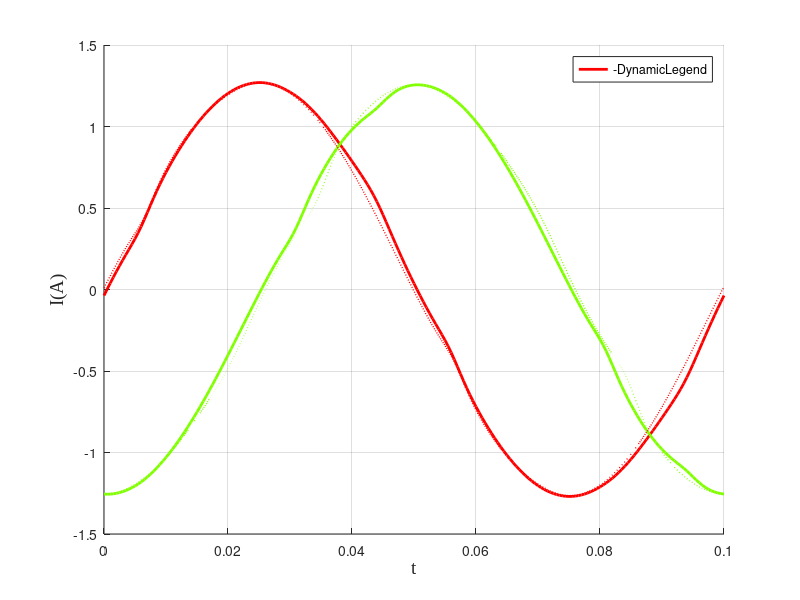
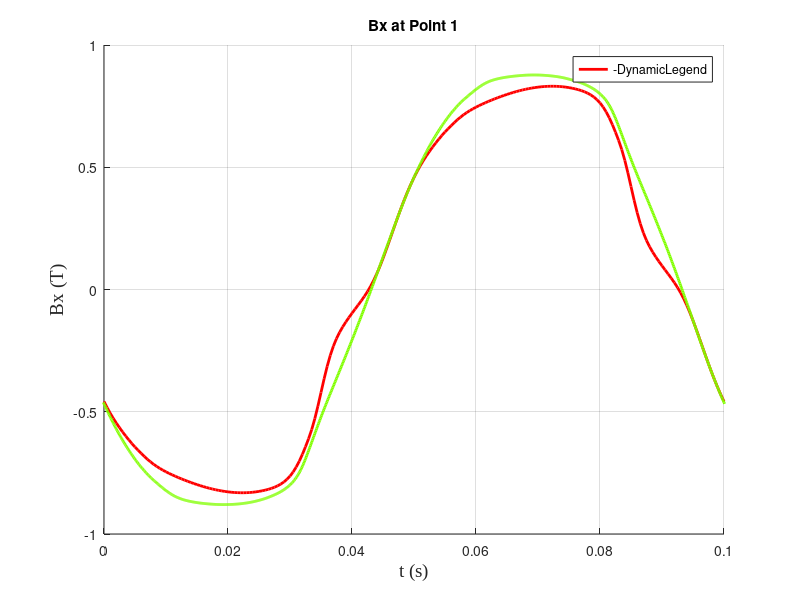
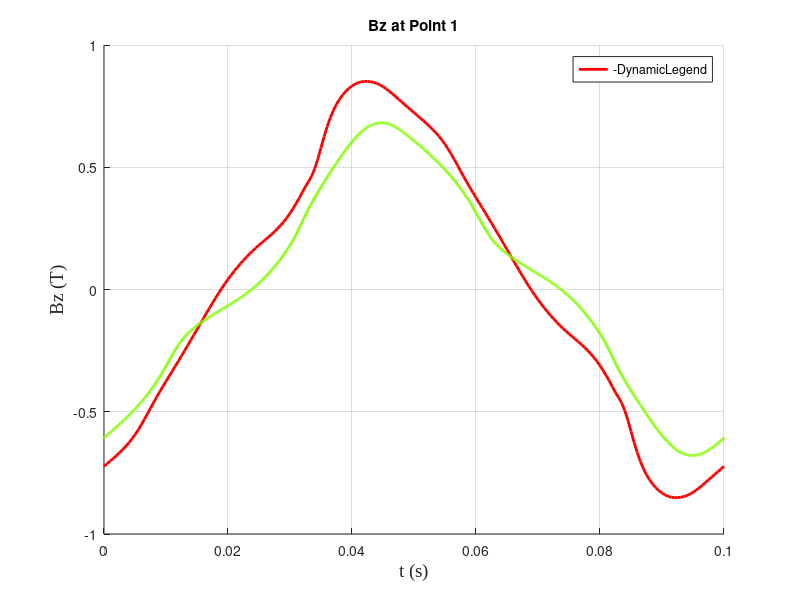
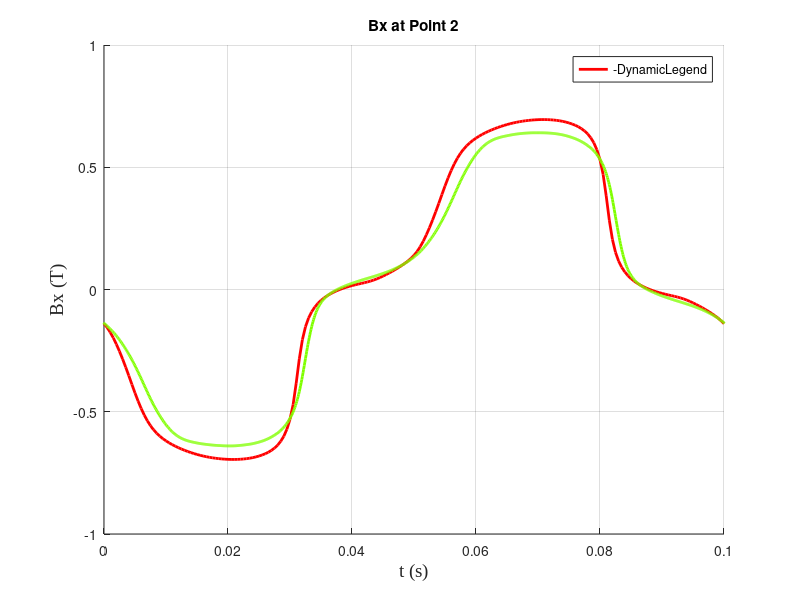

The MATLAB script that drew these images, in order:
% Results from C. Guerin (Flux)
% Measurements from Team32

% variables: 
% with t => transversal; with r=>rolling 
% with 1 => point 1 => coil C1-C2
% with 2 => point 2 => coil C3-C4

% voltage
% tV, V1t, V2t, V1r, V2r, tVm, V1m, V2m
% current
% tI, I1t, I2t, I1r, I2r, tIm, I1m, I2m

% H B at point 1
% t1 Hx1t Hz1t Bx1t Bz1t Hx1r Hz1r Bx1r Bz1r tm1 Bx1m Bz1m 

% H B at point 2
% t2 Hx2t Hz2t Bx2t Bz2t Hx2r Hz2r Bx2r Bz2r tm2 Bx2m Bz2m 

% load measurements and Flux results
load('results_flux/results_flux_measurements.mat')

Flag_res2d=0;
Flag_res3d=0;
Flag_save=0;

path_res=''; % path where res_saved or res3d_saved are located

% load GetDP result
% 2D
if (exist([path_res,'res_saved'],'file'))
Flag_res2d=1;
tI1=load([path_res,'res_saved/I1.dat']);
tI2=load([path_res,'res_saved/I2.dat']);
thb1 = load([path_res,'res_saved/hbp_1.dat']); % (2:t 6:hx 7:hy 8:hz 10:bx 11:by 12:bz)
thb2 = load([path_res,'res_saved/hbp_2.dat']);
end

% 3D
if (exist([path_res,'res3d_saved'],'file'))
Flag_res3d=1;
tI1_=load([path_res,'res3d_saved/I1.dat']);
tI2_=load([path_res,'res3d_saved/I2.dat']);
thb1_ = load([path_res,'res3d_saved/hbp_1.dat']); % (2:t 6:hx 7:hy 8:hz 10:bx 11:by 12:bz)
thb2_ = load([path_res,'res3d_saved/hbp_2.dat']);
end

Freq = 10;
Period = 1/Freq;
nbsteps=250; % steps per period

nbsteps3d=300; % steps per period, 3d

cc=hsv(4); % 3 colors
myfontsize = 14;

figure(1), hold on, axis([0 0.1 -1.5 1.5]), grid on,
plot(tI, I1r, 'color', cc(1,:), 'LineWidth',2, 'DisplayName','I1 (Flux)')
plot(tI, I2r, 'color', cc(2,:), 'LineWidth',2, 'DisplayName','I2 (Flux)')
plot(tIm, I1m, ':', 'color', cc(1,:), 'LineWidth',1, 'DisplayName','I1 (meas)')
plot(tIm, I2m, ':', 'color', cc(2,:),'LineWidth',1, 'DisplayName','I2 (meas)')
if (Flag_res2d)
plot(tI1(end-nbsteps:end,1)-tI1(end-nbsteps,1), tI1(end-nbsteps:end,2), 'color', cc(3,:), 'LineWidth',2, ...
     'DisplayName','I1 GetDP 2D')
plot(tI2(end-nbsteps:end,1)-tI2(end-nbsteps,1), -tI2(end-nbsteps:end,2), 'color', cc(3,:), 'LineWidth',1, ...
     'DisplayName','I2 GetDP 2D')
end
if (Flag_res3d)
plot(tI1_(end-nbsteps3d:end,1)-tI1_(end-nbsteps3d,1), tI1_(end-nbsteps3d:end,2), 'color', cc(3,:), 'LineWidth',2, ...
     'DisplayName','I1 GetDP 3D')
plot(tI2_(end-nbsteps3d:end,1)-tI2_(end-nbsteps3d,1), -tI2_(end-nbsteps3d:end,2), 'color', cc(3,:), 'LineWidth',1, ...
     'DisplayName','I2 GetDP 3D')
end
ylabel('I(A)','FontName','Times New Roman','FontSize',myfontsize)
xlabel('t','FontName','Times New Roman','FontSize',myfontsize)
legend('-DynamicLegend','Location','Best');%Best
hold off
%
if (Flag_save)
saveas(figure(1), 'currents.eps', 'eps2c')
end


%%%%%%%%%%%%%%%%%%%%%%%%%%%%%%%%%%%%%%%%%%%%%%%%%%%%%%%%%%%%%%%%%
if (Flag_res2d)
nend= size(thb1,1);
pp = 1 ; % 1 period ...
ti = nend-pp*nbsteps;  %end-nbsteps-1:end
te = ti+pp*nbsteps;
end
if (Flag_res3d)
%3d case
nend_= size(thb1_,1);
pp_ = 0 ; % 1 period ...
ti_ = 1 ;%nend_-pp_*nbsteps3d;  %end-nbsteps-1:end
te_ = nend_;%ti+pp_*nbsteps3d;
end


figure(2), hold on, axis([0 0.1 -1 1]),grid on,
plot(t1,  Bx1r, 'color', cc(1,:), 'LineWidth',2, 'DisplayName','Flux')
plot(tm1-0.0248, Bx1m, 'color', cc(2,:), 'LineWidth',2, 'DisplayName','meas')
if (Flag_res2d)
plot(thb1(ti:te,2)-thb1(ti,2), thb1(ti:te,9), 'color', cc(3,:), ...
     'LineWidth',2, 'DisplayName','GetDP 2D')
end
if (Flag_res3d)
plot(thb1_(ti_:te_,2)-thb1_(ti_,2), thb1_(ti_:te_,9), 'color', cc(4,:), ...
     'LineWidth',2, 'DisplayName','GetDP 3D')
end
ylabel('Bx (T)','FontName','Times New Roman','FontSize',myfontsize)
xlabel('t (s)','FontName','Times New Roman','FontSize',myfontsize)
title('Bx at Point 1')
legend('-DynamicLegend','Location','Best');%Best
hold off
if (Flag_save)
saveas(figure(2), 'bx_pnt1.eps', 'eps2c')
end


figure(3), hold on, axis([0 0.1 -1 1]),grid on,
plot(t1,  Bz1r, 'color', cc(1,:), 'LineWidth',2, 'DisplayName','Flux')
plot(tm1-0.0248, Bz1m, 'color', cc(2,:), 'LineWidth',2, ...
     'DisplayName','meas')
if (Flag_res2d)
plot(thb1(ti:te,2)-thb1(ti,2), thb1(ti:te,10), 'color', cc(3,:), ...
     'LineWidth',2, 'DisplayName','GetDP 2D')
end
if (Flag_res3d)
plot(thb1_(ti_:te_,2)-thb1_(ti_,2), thb1_(ti_:te_,10), 'color', cc(4,:), ...
     'LineWidth',2, 'DisplayName','GetDP 3D')
end
ylabel('Bz (T)','FontName','Times New Roman','FontSize',myfontsize)
xlabel('t (s)','FontName','Times New Roman','FontSize',myfontsize)
title('Bz at Point 1')
legend('-DynamicLegend','Location','Best');%Best
hold off
if (Flag_save)
saveas(figure(3), 'bz_pnt1.eps', 'eps2c')
end

%

figure(4), hold on, axis([0 0.1 -1 1]),grid on,
plot(t2,  Bx2r, 'color', cc(1,:), 'LineWidth',2, 'DisplayName','Flux')
plot(tm2-0.0248, Bx2m, 'color', cc(2,:), 'LineWidth',2, ...
     'DisplayName','meas')
if (Flag_res2d)
plot(thb2(ti:te,2)-thb2(ti,2), thb2(ti:te,9), 'color', cc(3,:), ...
     'LineWidth',2, 'DisplayName','GetDP 2D')
end
if (Flag_res3d)
plot(thb2_(ti_:te_,2)-thb1_(ti_,2), thb2_(ti_:te_,9), 'color', cc(4,:), ...
     'LineWidth',2, 'DisplayName','GetDP 3D')
end
ylabel('Bx (T)','FontName','Times New Roman','FontSize',myfontsize)
xlabel('t (s)','FontName','Times New Roman','FontSize',myfontsize)
title('Bx at Point 2')
legend('-DynamicLegend','Location','Best');%Best
hold off
if (Flag_save)
saveas(figure(4), 'bx_pnt2.eps', 'eps2c')
end

figure(5), hold on, axis([0 0.1 -1.5 1.5]),grid on,
plot(t2,  Bz2r, 'color', cc(1,:), 'LineWidth',2, 'DisplayName','Flux')
plot(tm2-0.0248, Bz2m, 'color', cc(2,:), 'LineWidth',2, ...
     'DisplayName','meas')
if (Flag_res2d)
plot(thb2(ti:te,2)-thb2(ti,2), thb2(ti:te,10), 'color', cc(3,:), ...
     'LineWidth',2, 'DisplayName','GetDP 2D')
end
if (Flag_res3d)
plot(thb2_(ti_:te_,2)-thb1_(ti_,2), thb2_(ti_:te_,10), 'color', cc(4,:), ...
     'LineWidth',2, 'DisplayName','GetDP 3D')
end
ylabel('Bz (T)','FontName','Times New Roman','FontSize',myfontsize)
xlabel('t (s)','FontName','Times New Roman','FontSize',myfontsize)
title('Bz at Point 2')
legend('-DynamicLegend','Location','Best');%Best
hold off
if (Flag_save)
saveas(figure(5), 'bz_pnt2.eps', 'eps2c')
end

figure(6), hold on, axis square,grid on,
plot(Bx1r, Bz1r, 'color', cc(1,:), 'LineWidth',2, 'DisplayName','Flux')
plot(Bx1m, Bz1m, 'color', cc(2,:), 'LineWidth',2, 'DisplayName', ...
     'meas')
if (Flag_res2d)
plot(thb1(ti:te,9), thb1(ti:te,10), 'color', cc(3,:), 'LineWidth',2, ...
     'DisplayName','GetDP 2D')
end
if (Flag_res3d)
plot(thb1_(ti_:te_,9), thb1_(ti_:te_,10), 'color', cc(4,:), ...
     'LineWidth',2, 'DisplayName','GetDP 3D')
end
ylabel('Bz (T)','FontName','Times New Roman','FontSize',myfontsize)
xlabel('Bx (T)','FontName','Times New Roman','FontSize',myfontsize)
title('Bx-Bz locus at Point 1')
legend('-DynamicLegend','Location','Best');%Best
hold off
if (Flag_save)
saveas(figure(6), 'bxbz_pnt1.eps', 'eps2c')
end

figure(7), hold on, axis square, axis([-0.8,0.8, -1.4,1.4]), grid on,
plot(Bx2r,  Bz2r, 'color', cc(1,:), 'LineWidth',2, 'DisplayName','Flux')
plot(Bx2m, Bz2m, 'color', cc(2,:), 'LineWidth',2, 'DisplayName', ...
     'meas')
if (Flag_res2d)
plot(thb2(ti:te,9), thb2(ti:te,10), 'color', cc(3,:), 'LineWidth',2, ...
     'DisplayName','GetDP 2D')
end
if (Flag_res3d)
plot(thb2_(ti_:te_,9), thb2_(ti_:te_,10), 'color', cc(4,:), ...
     'LineWidth',2, 'DisplayName','GetDP 3D')
end
ylabel('Bz (T)','FontName','Times New Roman','FontSize',myfontsize)
xlabel('Bx (T)','FontName','Times New Roman','FontSize',myfontsize)
title('Bx-Bz locus at Point 2')
legend('-DynamicLegend','Location','Best');%Best
hold off
if (Flag_save)
saveas(figure(7), 'bxbz_pnt2.eps', 'eps2c')
end